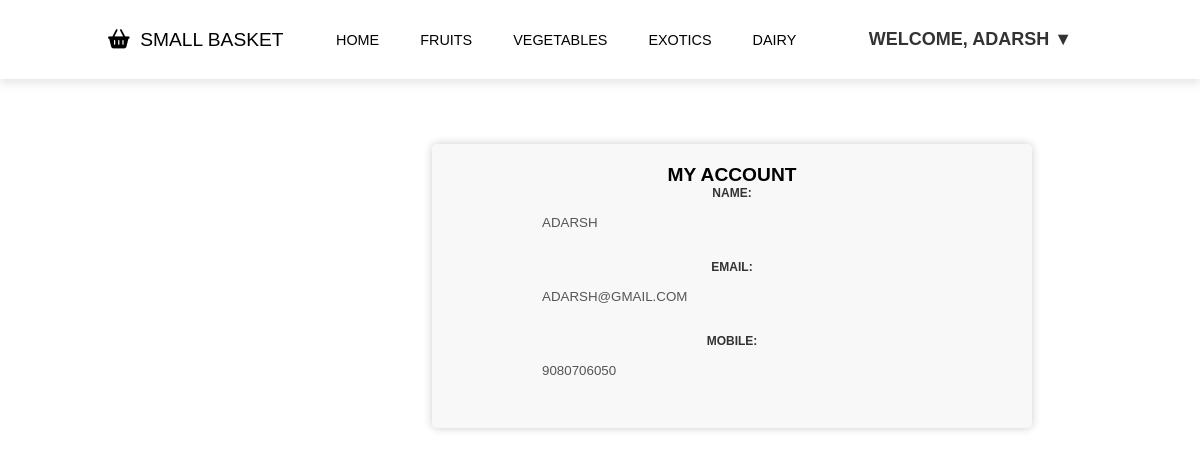
The app's page /account.php (signed in) with its own data.
### tables this page shows
CREATE TABLE `users` (
  `id` int(6) UNSIGNED NOT NULL,
  `name` varchar(50) NOT NULL,
  `number` varchar(20) NOT NULL,
  `email` varchar(50) NOT NULL,
  `password` varchar(255) NOT NULL,
  `address` varchar(200) NOT NULL,
  `pincode` int(6) NOT NULL,
  `city` varchar(25) NOT NULL,
  `state` varchar(30) NOT NULL
);

### account.php (the view, shortened to what this page needs)
<?php
$servername = "localhost:3306";
$username = "root";
$password = "";
$dbname = "farmbasket";
$conn = mysqli_connect($servername, $username, $password, $dbname);
$name = $_SESSION['name'];
$sql = "SELECT * FROM users WHERE name = '$name'";
$result = mysqli_query($conn, $sql);
if (mysqli_num_rows($result) > 0) {
    $row = mysqli_fetch_assoc($result);
    $name = $row['name'];
    $email = $row['email'];
    $mobile = $row['number'];
} else {
    echo "Error: User not found";
    exit();
}
?>
<html>
<head>
    <link rel="stylesheet" href="css/style.css">
    <link rel="stylesheet" href="css/style2.css">
</head>
<body>
    <header>
        <a href="#" class="logo"><i class="fa-sharp fa-solid fa-basket-shopping"></i>&nbsp; SMALL BASKET</i></a>
        <nav class="navbar">
            <a href="index.php">Home</a>
            <a href="fruit.php">FRUITS</a>
            <a href="veggies.php">VEGETABLES</a>
            <a href="exotics.php">EXOTICS</a>
            <a href="dairy.php">DAIRY</a>
        </nav>
        <?php
        if (isset($_SESSION['name'])) {
            echo '<div class="dropdown">
            <button class="dropbtn">Welcome, ' . $_SESSION['name'] . ' ▼</button>
            <div class="dropdown-content">
                <a href="account.php">My Account</a>
                <a href="orders.php">My Orders</a>
                <a href="logout.php">Logout </a>
            </div>
          </div>';
        } else {
            echo '<div class="login">
                <a href="login.html"><i class="fa fa-user"></i></a>
          </div>';
        }
        ?>
    </header>
    <div class="update">
        <h1>My Account</h1>
        <form>
            <label>Name:</label>
            <input type="text" name="name" value="<?php echo $name; ?>" readonly><br>
            <label>Email:</label>
            <input type="email" name="email" value="<?php echo $email; ?>" readonly><br>
            <label>Mobile:</label>
            <input type="tel" name="mobile" value="<?php echo $mobile; ?>" readonly><br>
        </form>
    </div>
</body>

### css/style.css (style rules this page uses)
* { font-family:Arial, Helvetica, sans-serif; margin: 0; padding: 0; box-sizing: border-box; outline: none; border: none; text-decoration: none; text-transform: uppercase; transition: all .1s linear; }
html { font-size: 60%; scroll-padding-top: 6rem; scroll-behavior: smooth; }
header { position: fixed; top: 0; left: 0; right: 0; z-index: 1000; background: #fff; padding: 2rem 9%; display: flex; align-items: center; justify-content: space-between; box-shadow: 0 .5rem 1rem rgba(0, 0, 0, .1); }
header .logo { font-size: 2rem; color: #000; font-weight: 500; }
header .navbar a { font-size: 1.5rem; color: #000; margin: 0 2rem; }
label { display: block; margin-bottom: 5px; font-weight: bold; font-size: 12px; color: #333; }
.dropdown { position: relative; display: inline-block; }
.dropdown { position: relative; }
.dropbtn { display: inline-block; background-color: #fff; color: #333; padding: 10px 20px; border-radius: 5px; text-decoration: none; font-weight: bold; font-size: 18px; transition: background-color 0.3s ease; }

### css/style2.css (style rules this page uses)
.update { max-width: 600px; margin-top: 15rem; margin-left: 45rem; padding: 20px; background-color: #f8f8f8; border-radius: 5px; box-shadow: 0 0 10px rgba(0, 0, 0, 0.2); text-align: center; }
input { padding: 10px; border-radius: 5px; border: none; margin-bottom: 20px; width: 100%; max-width: 400px; }
input[readonly] { background-color: #f8f8f8; color: #555; cursor: default; }

### records on screen
users: name "Adarsh", email "adarsh@gmail.com", mobile "9080706050"

### other values on screen
$_SESSION['name'] "ADARSH"
